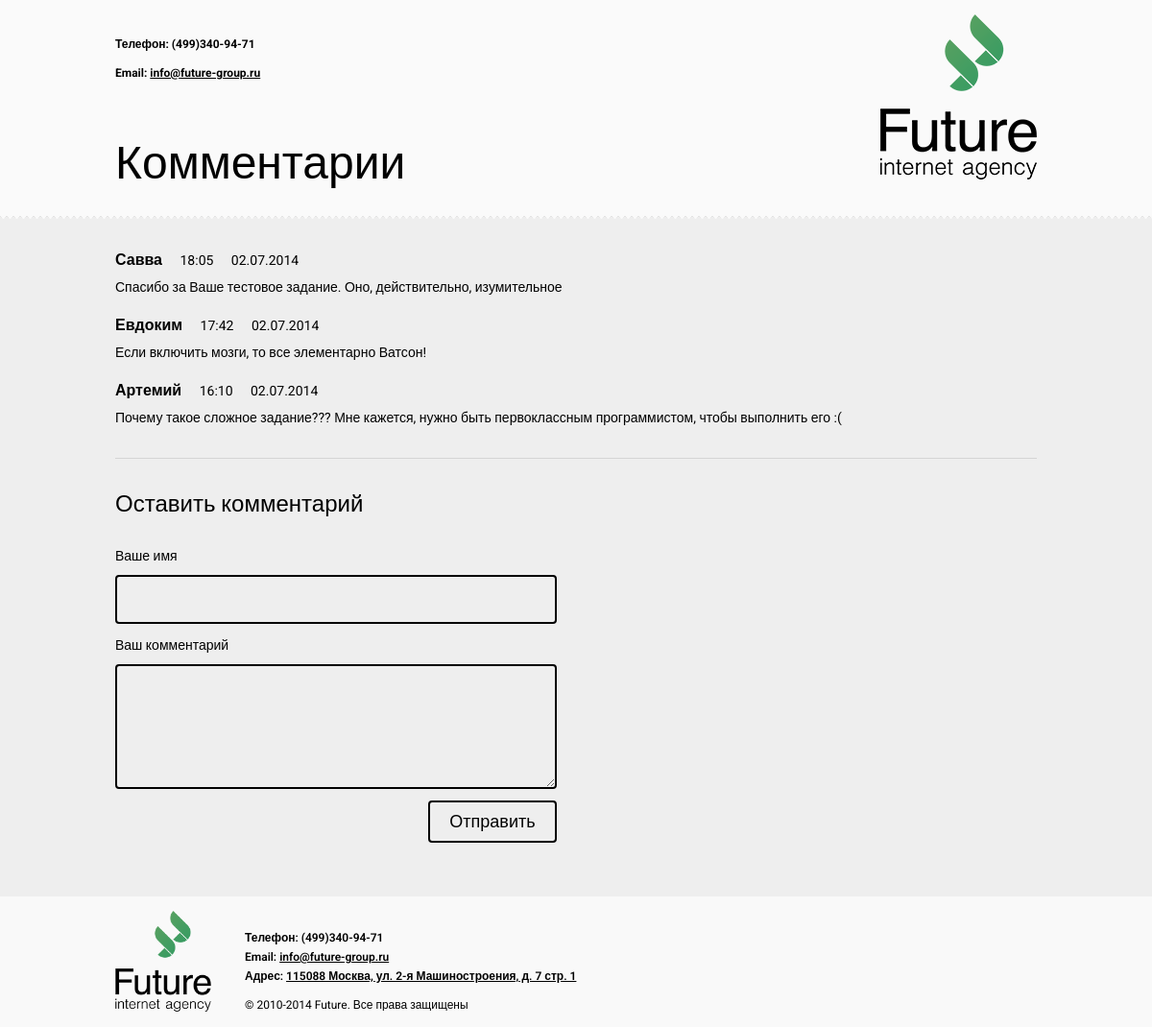
The page / on the database its author committed.
### tables this page shows
CREATE TABLE `comments` (
  `id` int(11) NOT NULL,
  `dt` datetime NOT NULL DEFAULT CURRENT_TIMESTAMP,
  `name` varchar(100) NOT NULL,
  `text` text NOT NULL
);

### index.php (called while the page is built, shortened)
<?php
	include_once('models/comments.php');
    $comments = comments_all();
	include "views/v_index.php";

### models/db.php (called while the page is built, shortened)
<?php
	function db_connect(){
		static $db;
		if($db === null){
			$db = new PDO('mysql:host=localhost;dbname=database', 'root', '');
			$db->exec('SET NAMES UTF8');
		}
		return $db;
	}
	function db_query($sql, $params = []){
		$db = db_connect();
		$query = $db->prepare($sql);
		$query->execute($params);
		return $query;
	}
	function db_check_error($query){
		$info = $query->errorInfo();
	}

### models/comments.php (called while the page is built, shortened)
<?php
	include_once('models/db.php');
	function comments_all(){
		$query = db_query("SELECT * FROM comments ORDER BY dt DESC");
		return $query->fetchAll();
	}

### views/v_index.php (the view, shortened to what this page needs)
<!DOCTYPE html>
<html>
<head lang="en">
    <link rel="stylesheet" href="css/style.css">
</head>
<body>
<header class="header">
    <div class="wrapper">
        <img class="header__logo" src="img/logo.svg" width="163" height="172" alt="">
        <div class="header__contacts">
            <p>Телефон: (499)340-94-71</p>
            <p>Email: <a href="mailto:info@future-group.ru">info@future-group.ru</a></p>
        </div>
        <h2>Комментарии</h2>
    </div>
</header>
<section class="content">
    <div class="wrapper">
        <ul class="comments">
        <? foreach($comments as $comment) :
                $comment_dt = new DateTime($comment['dt']);
                $comment_date = $comment_dt->format("d.m.Y");
                $comment_time = $comment_dt->format("H:i");
            ?>
            <li class="comment">
                <div class="comment__title">
                    <span class="comment__name"><?=$comment['name']?></span>
                    <span class="comment__time"><?=$comment_time?></span>
                    <span class="comment__date"><?=$comment_date?></span>
                </div>
                <p class="comment__text"><?=$comment['text']?></p>
            </li>
        <? endforeach; ?>
        </ul>
        <h2>Оставить комментарий</h2>
        <form class="form" action="index.php" method="post">
            <label for="name">Ваше имя</label>
            <input class="form__control form__name" type="text" name="name" id="name" required>
            <label for="text">Ваш комментарий</label>
            <textarea class="form__control form__text" name="text" id="text" required></textarea>
            <button class="form__button" type="submit">Отправить</button>
        </form>
    </div>
</section>
<footer class="footer">
    <div class="wrapper">
        <img class="footer__logo" src="img/logo.svg" width="100" height="105" alt="">
        <div class="footer__contacts">
            <p>Телефон: (499)340-94-71</p>
            <p>Email: <a href="mailto:info@future-group.ru">info@future-group.ru</a></p>
            <p>Адрес: <a href="#">115088 Москва, ул. 2-я Машиностроения, д. 7 стр. 1</a></p>
        </div>
        <div class="footer__copyright">&copy; 2010-2014 Future. Все права защищены</div>
    </div>
</footer>
</body>
</html>

### css/style.css (style rules this page uses)
body { min-width: 960px; margin: 0; padding: 0; font-family: "Roboto", Arial, sans-serif; font-size: 14px; color: black; background-color: #eeeeee; line-height: 1; }
a { color: black; }
.header { background: url("../img/header-bg.png") repeat-x; height: 228px; }
.header__logo { float: right; margin-top:15px; }
.header__contacts { padding-top: 22px; font-size: 12px; font-weight: bold; }
.header__contacts p { padding: 18px 0 0 0; margin: 0; }
.header h2 { padding: 64px 0 0 0; margin: 0; font-size: 48px; font-weight: normal; }
.content h2 { padding: 35px 0 35px 0; margin: 0; font-size: 24px; font-weight: normal; }
.comments { padding: 35px 0 35px 0; margin: 0; border-bottom: 1px solid #d4d4d4; list-style: none; }
.comment { padding: 0 0 25px 0; margin: 0; }
.comment:last-child { padding-bottom: 0; }
.comment__name { font-size: 16px; font-weight: 600; }
.comment__time { padding: 0 15px; }
.comment__text { padding: 13px 0 0 0; margin: 0; }
.form { width: 460px; margin-bottom: 100px; }
.form__control { padding: 16px; width: 424px; border: 2px solid black; background-color: #eeeeee; -webkit-border-radius: 4px; -moz-border-radius: 4px; border-radius: 4px; }
.form__name { margin: 13px 0 15px 0; }
.form__text { height: 94px; margin: 13px 0 10px 0; }
.form__button { width: 134px; height: 44px; float: right; font-size: 18px; border: 2px solid black; cursor: pointer; background-color: #eeeeee; -webkit-border-radius: 4px; -moz-border-radius: 4px; border-radius: 4px; }
.wrapper { width: 960px; margin: 0 auto; }
.footer { height: 136px; background-color: #f9f9f9; }
.footer__logo { float: left; margin-top:15px; }
.footer__contacts { overflow: hidden; padding: 33px 0 14px 35px; font-size: 12px; font-weight: 600; }
.footer__contacts p { margin: 0; padding: 4px 0 4px 0; }
.footer__copyright { overflow: hidden; font-size: 12px; padding-left: 35px; }

### rows shown on the page
comments: name "Савва", dt "18:05", dt "02.07.2014", text "Спасибо за Ваше тестовое задание. Оно, действительно, изумительное"
comments: name "Евдоким", dt "17:42", dt "02.07.2014", text "Если включить мозги, то все элементарно Ватсон!"
comments: name "Артемий", dt "16:10", dt "02.07.2014", text "Почему такое сложное задание??? Мне кажется, нужно быть первоклассным программистом, чтобы выполнить его :("
